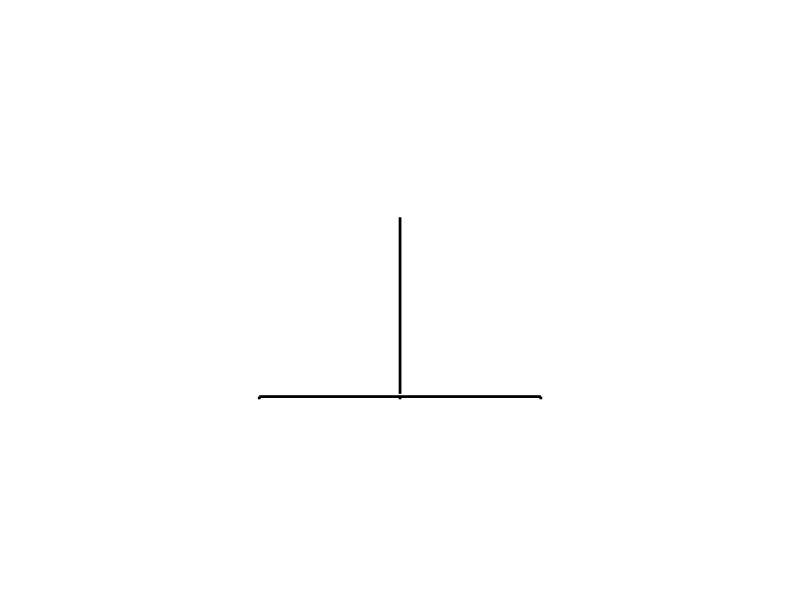

Here is the MATLAB script that generated this plot: (Note: this script raises an error after producing the figure.)
%% unilateral comparrison graph LC16 and LC10
rng('default');
rng(19);
ipsiVlr = 2;
saveFig = 1;
datarefs = [6 4 5 3 1 2];
figure
backC = [1 1 1];
set(gcf,'units','normalized')
set(gcf,'position',[1.1995    0.0783    0.5292    0.7958])
figPos = get(gcf,'position');
set(gcf,'color',backC,'position',figPos)
% hax = zeros(1,dataCt);
hax(1) = axes;
haxPos = get(hax(1),'position');
growShiftAx = [-0.5,-0.6,0,-0.02];%grow width, grow height, shift X, shift Y
haxPos = [haxPos(1)-haxPos(3)*growShiftAx(1)/2,haxPos(2)-haxPos(4)*growShiftAx(2)/2,...
    haxPos(3)*(1+growShiftAx(1)),haxPos(4)*(1+growShiftAx(2))]+[growShiftAx(3:4) 0 0];
hold on

% xtickpos = [-360 0 360];
xtickpos = [-270 0 270];

ydrop = -0.2;
ytickpos = [1 2 3 4 5 6]-0.5;
ytickpos(4:end) = ytickpos(4:end)+0.5;
fontC = [0 0 0];
set(gca,'xticklabel',[],'position',haxPos,'color','none','box','off','Xlim',[xtickpos(1)-0.5 xtickpos(end)+range(xtickpos)*0.1],...
    'ticklength',[0.02 0.01],'YLim',[-0.2 max(ytickpos)+1],'tickdir','out','xtick',xtickpos,...
    'yticklabel',[],'ytick',ytickpos,'ycolor','w','xcolor','w')

plot([0 0],[0 max(ytickpos)+0.5],'color',[0 0 0],'linewidth',2)
xplot = cat(1,xtickpos,xtickpos,NaN(1,numel(xtickpos)));
yplot = cat(1,zeros(1,numel(xtickpos))+ydrop/2,zeros(1,numel(xtickpos))+ydrop,zeros(1,numel(xtickpos)));
plot(xplot,yplot,'k','linewidth',2,'parent',hax(1))
plot([xtickpos(1) xtickpos(end)],[ydrop ydrop]/2,'k','linewidth',2,'parent',hax(1))
dataLabels = unilateralTable.Properties.RowNames;

specColrOps = {[255 255 255]
%     [152,78,163] %purple
    [255,127,0] %orange
    [200 200 200]};
%     [228,26,28] %red
% [55,126,184]}; %blue
%     [77,175,74] %green

hplot = zeros(numel(specColrOps),1);
% specColrOps = cellfun(@(x) x/255,specColrOps,'uniformoutput',false);
specColrOps = cellfun(@(x) double(uint8(x.^1))/255,specColrOps,'uniformoutput',false);
legendTable = table(specColrOps(1:end),hplot(:),'RowNames',fliplr({'Bilateral Labeling','Unilateral Labeling','No Labeling'}),...
    'VariableNames',{'specColrOps','hplot'});
colrRefs = [1 2 3 1 2 3];
for iterL = 1:numel(datarefs)
    fitdata = unilateralTable.data{datarefs(iterL)};
    if isempty(strfind(dataLabels{datarefs(iterL)},'Unilateral'))
        if ipsiVlr == 1
            yflip = repmat([1 -1],1,round(numel(fitdata)/2));
            fitdata = fitdata.*(yflip(1:numel(fitdata)))';
        end
    end
    ydata = fitdata;
    colr = specColrOps{colrRefs(iterL)};
    xpos = ytickpos(iterL);
    hbox = boxplot(hax(1),ydata,'positions',xpos,'boxstyle','outline',...
        'colors','k','notch','on','widths',0.6,'orientation','horizontal');
    set(hbox(7,:),'marker','.','markeredgecolor','k','markersize',12)
    xdata = get(hbox(5),'xdata');
    ydata = get(hbox(5),'ydata');
    hfill = fill(xdata,ydata,colr);
    delete(hbox)
    ydata = fitdata;
    hbox = boxplot(hax(1),ydata,'positions',xpos,'boxstyle','outline',...
        'colors','k','notch','on','widths',0.6,'orientation','horizontal');
    set(hbox(7,:),'marker','.','markeredgecolor','k','markersize',12)
    for iterH = 1:numel(hbox)
        xvals = get(hbox(iterH),'xdata');
        if max(xvals(:)) > max(xtickpos)
            xvals(xvals > max(xtickpos)) = max(xtickpos);
            set(hbox(iterH),'xdata',xvals)
        end
    end
    text(xtickpos(1)-(0.3)*range(xtickpos),ytickpos(iterL)-0.3,['data ct = ' num2str(numel(ydata))],'rotation',0,...
        'color',fontC,'horizontalalignment','right','fontsize',10);
    text(xtickpos(1)-(0.3)*range(xtickpos),ytickpos(iterL)-0,['fly ct = ',...
        num2str(unilateralTable.flyCt(datarefs(iterL)))],'rotation',0,...
        'color',fontC,'horizontalalignment','right','fontsize',10);
    text(xtickpos(1)-(0.3)*range(xtickpos),ytickpos(iterL)+0.3,(dataLabels{datarefs(iterL)}),'rotation',0,...
        'color',fontC,'horizontalalignment','right','fontsize',10,'interpreter','none');
    if iterL < 4
        legendTable.hplot(iterL) = hfill(1);
    end
end
legendTable = flipud(legendTable);
set(gca,'xticklabel',[],'position',haxPos,'color','none','box','off','Xlim',[xtickpos(1)-0.5 xtickpos(end)+range(xtickpos)*0.1],...
    'ticklength',[0.02 0.01],'YLim',[-0.2 max(ytickpos)+1],'tickdir','out','xtick',xtickpos,...
    'yticklabel',[],'ytick',ytickpos,'ycolor','w','xcolor','w')
obj = findobj(gcf,'Tag','Upper Adjacent Value');
set(obj,'visible','off')
obj = findobj(gcf,'Tag','Lower Adjacent Value');
set(obj,'visible','off')
obj = findobj(gcf,'Tag','Upper Whisker');
set(obj,'LineStyle','-','LineWidth',2)%,'color','k');
obj = findobj(gcf,'Tag','Lower Whisker');
set(obj,'LineStyle','-','LineWidth',2)%,'color','k');
obj = findobj(gcf,'Tag','Box');
set(obj,'LineWidth',2)
obj = findobj(gcf,'Tag','Median');
set(obj,'LineWidth',2)


hleg = legend(legendTable.hplot,legendTable.Properties.RowNames,'interpreter','none');
hlegpos = get(hleg,'pos');
hlegpos(1:2) = [0.28 0.65];
hlegpos(4) = hlegpos(4)*1.5;
set(hleg,'pos',hlegpos,'box','off','fontsize',14)

xPts = max(xtickpos)+range(xtickpos)*[0.04 0.08 0.14];
xdata = [xPts(1) xPts(2) xPts(2) xPts(1)];
ydata = repmat([ytickpos(1)-0.4 ytickpos(3)+0.4],2,1);
plot(xdata(:),ydata(:),'color','k','linewidth',2)
text(xPts(3),ytickpos(2),'LC10','rotation',-90,...
        'color',fontC,'horizontalalignment','center','fontsize',16,'interpreter','none');
xdata = [xPts(1) xPts(2) xPts(2) xPts(1)];
ydata = repmat([ytickpos(4)-0.4 ytickpos(6)+0.4],2,1);
plot(xdata(:),ydata(:),'color','k','linewidth',2)
text(xPts(3),ytickpos(5),'LC16','rotation',-90,...
        'color',fontC,'horizontalalignment','center','fontsize',16,'interpreter','none');

xtickval = strtrim(cellstr(num2str((xtickpos)')));
set(get(gca,'xlabel'),'units','normalized')
xlabelPos = get(get(gca,'xlabel'),'position');
xlabelPos(1:2) = [mean(xtickpos) -0.2];
for iterL = 1:numel(xtickval)
    if iterL == 1
        if ipsiVlr == 1
            xlabel = {[xtickval{iterL} char(176)];'Contralateral'};
        else
%             xlabel = {[xtickval{iterL} char(176)];'Left'};
            xlabel = {[xtickval{iterL} char(176)]};
%             textborder(xtickpos(iterL),xlabelPos(2),{'';'';'';'Away from unilateral';'activation'},...
%                 mean(cat(1,specColrOps{2},[1 1 1]*0.5)),[0 0 0]+0.8,'rotation',0,...
%                 'horizontalalignment','center','fontsize',16,...
%                 'verticalalignment','top');
            text(xtickpos(iterL)-mean(xtickpos(1:2))/2,xlabelPos(2),{'';'';'Away from unilateral';'activation'},...
                'color',mean(cat(1,specColrOps{2},[1 1 1]*0.5)),'rotation',0,...
                'horizontalalignment','center','fontsize',16,...
                'verticalalignment','top','fontweight','bold');
        end
    elseif iterL == numel(xtickval)
        if ipsiVlr == 1
            xlabel = {[xtickval{iterL} char(176)];'Ipsilateral'};
        else
%             xlabel = {[xtickval{iterL} char(176)];'Right'};
            xlabel = {[xtickval{iterL} char(176)]};
%             textborder(xtickpos(iterL),xlabelPos(2),{'';'';'';'Toward unilateral';'activation'},...
%                 specColrOps{2}.^1,[0 0 0]+0.8,'rotation',0,...
%                 'horizontalalignment','center','fontsize',16,...
%                 'verticalalignment','top');
            text(xtickpos(iterL)+mean(xtickpos(1:2))/2,xlabelPos(2),{'';'';'Toward unilateral';'activation'},...
                'color',mean(cat(1,specColrOps{2},[1 1 1]*0.5)),'rotation',0,...
                'horizontalalignment','center','fontsize',16,...
                'verticalalignment','top','fontweight','bold');
%             textborder(x, y, string, text_color, border_color, varargin)
        end
    else
        xlabel = [xtickval{iterL} char(176)];
    end
    text(xtickpos(iterL),xlabelPos(2),xlabel,'rotation',0,...
        'color',fontC,'horizontalalignment','center','fontsize',16,...
        'verticalalignment','top');
end
if ipsiVlr == 2
%     plot([-200 -110],[4.6 5],'color','k','linewidth',1)
%     text(-200,4.6,'Away from activation','rotation',0,...
%         'color',fontC,'horizontalalignment','center','fontsize',14,...
%         'verticalalignment','top');
%     plot([150 230],[1.5 1],'color','k','linewidth',1)
%     text(230,1,'Toward activation','rotation',0,...
%         'color',fontC,'horizontalalignment','center','fontsize',14,...
%         'verticalalignment','top');
end
text(median(xtickpos),xlabelPos(2)-0.75,{'Angular velocity (deg/sec)'},'rotation',0,...
    'color',fontC,'horizontalalignment','center','fontsize',14);
if ipsiVlr == 1
    pdfName = 'LC16vLC10_unilateral_turning_ipsilateralVScontralateral.pdf';
else
    pdfName = 'LC16vLC10_unilateral_turning_leftVSright.pdf';
end
text(xtickpos(1),numel(datarefs)+4,pdfName(1:end-4),...
    'horizontalalignment','left','interpreter','none',...
    'rotation',0,'color',fontC,'fontsize',20);
if saveFig
    addpath('C:\Users\williamsonw\Documents\MATLAB\ojwoodford-export_fig-165dc92')
    writePath = fullfile('Y:\Ming_RubinLab',pdfName);
    export_fig(writePath,'-nocrop')
    writePath = fullfile('Y:\Ming_RubinLab',[pdfName(1:end-4) '.eps']);
    export_fig(writePath,'-nocrop')
end

%%

% clearvars
axesObj = findobj(gcf,'Type','Axes');
for iterA = 1:numel(axesObj)
    plotObj = findobj(axesObj(iterA),'Type','Line');
    set(plotObj(1),'LineWidth',8)
    set(plotObj(2),'LineWidth',8)
    set(plotObj(3),'MarkerSize',20,'marker','.','markeredgecolor','auto','markerfacecolor','none','color',[113 171 77]/255)
    set(plotObj(4),'MarkerSize',35,'marker','.','markeredgecolor','auto','markerfacecolor','none','color','k')
    set(plotObj(5),'LineWidth',3,'color',[.3 .3 .3])
    set(plotObj(6),'LineWidth',3,'color',[.3 .3 .3])
%     get(plotObj(5))
end
textObj = findobj(gcf,'Type','Text');
for iterT = 1:numel(textObj)
    set(textObj(iterT),'fontsize',20,'color',[.3 .3 .3],'fontweight','bold')
end
%%
axesObj = findobj(gcf,'Type','Axes');
for iterA = 1:numel(axesObj)
    if iterA == 1 || iterA == 3
        plotC = cA{1};
    else
        plotC = cA{2};
        set(axesObj(iterA),'position',get(axesObj(iterA-1),'position'))
    end
    plotObj = findobj(axesObj(iterA),'Type','Line');
    set(plotObj(1),'LineWidth',8,'color',plotC)
    set(plotObj(2),'LineWidth',3,'linestyle','--','color',plotC)
    set(plotObj(3),'LineWidth',3,'color',[.3 .3 .3])
    set(plotObj(4),'LineWidth',3,'color',[.3 .3 .3])
%     get(plotObj(3))
end
textObj = findobj(gcf,'Type','Text');
for iterT = 1:numel(textObj)
    set(textObj(iterT),'fontsize',20,'color',[.3 .3 .3],'fontweight','bold')
end

%% jitter plots for pez forward, back, turn
graphTable = makeGraphingTable;
%%

clearvars -except graphTable

% graphName = 'relMotion_walking_Vel_FullDur';
graphName = 'relMotion_turning_Vel_FullDur';
makeGraphOptionsStruct([],graphName)
optionsPath = 'Y:\Data_pez3000_analyzed\WRW_graphing_variables\graphOptions.mat';
%%%%%
makeGraphOptionsStruct([],graphName)
[plotTable,excelTable] = addPlotData(graphTable);
%%%%%
graphOptionsLoading = load(optionsPath);
graphOptions = graphOptionsLoading.graphOptions;
excelPath = graphOptions.excelPath;
sheetName2plot = graphOptions.sheetName;

saveFig = 1;
write2excel = 1;
ctrls = {'empty-ctrl'
    'SS02638-split-ctrl-A'
    'SS02638-split-ctrl-B'
    '20B-split-ctrl-A'
    '20B-split-ctrl-B'
    '46B-split-ctrl-A'
    '46B-split-ctrl-B'
    '77B-split-ctrl-A'
    '77B-split-ctrl-B'};
ctrlData = cell2mat(plotTable.returnData(ctrls));
ctrlData(isnan(ctrlData)) = [];
figure
hmKeep = logical(excelTable.keep_heatmap);
excelNames = excelTable.Properties.RowNames;
dataCellB = plotTable.returnData(excelNames(hmKeep));
dataorder = excelTable.order_heatmap(hmKeep);
labelB = excelTable.cellType(hmKeep);
% [~,dataorder] = sort(sortdata);
if ~isempty(strfind(graphName,'turn'))
    ctrlData = ctrlData/1000;
    ctrlData(ctrlData > 1.5) = [];
    ystep = 0.5;
    ylines = ystep*(0:3);
    yoff = -ystep*0.25;
else
    ctrlData = ctrlData*1000;
    ystep = 15;
    ylines = [-ystep 0 ystep];
    yoff = -ystep*1.25;
end
posThresh = prctile(ctrlData,97.5);
negThresh = prctile(ctrlData,2.5);
for iterY = 1:numel(ylines)
    plot([0 numel(dataorder)]+0.5,[ylines(iterY) ylines(iterY)],'linewidth',1,'color',[1 1 1]*0.7)
    text(0,ylines(iterY),num2str(ylines(iterY)),'fontsize',14,'horizontalalignment','right')
    hold on
end
plot([0 numel(dataorder)]+0.5,[0 0],'linewidth',1.5,'color',[1 1 1]*0)
for iterD = 1:numel(dataorder)
    dataref = dataorder(iterD);
    ydata = dataCellB{iterD};
    if ~isempty(strfind(graphName,'turn'))
        ydata = ydata/1000;
    else
        ydata = ydata*1000;
    end
    xdata = (rand(numel(ydata),1)-0.5)*0.5+dataref;
    ydata(ydata > max(ylines)) = NaN;
    ydata(ydata < min(ylines)) = NaN;
    ydata = ydata(:);
    xdata = xdata(:);
    plot([dataref dataref],[yoff*0.95 max(ylines)],'linewidth',1,'color',[1 1 1]*0.7)
    if numel(ydata) > 15 && ~strcmp(labelB{iterD},'LPLC2')
        excelPos = strcmp(excelTable.cellType(hmKeep),labelB{iterD});
        if ~isempty(strfind(graphName,'turning'))
            ydata = abs(ydata);
            midDataX = xdata(ydata < posThresh);
            midDataY = ydata(ydata < posThresh);
            freqTurn = sum(ydata > posThresh)/numel(ydata);
            excelTable.FlyPez_turning_prct(excelPos) = freqTurn;
        else
            midDataX = xdata(ydata < posThresh & ydata > negThresh);
            midDataY = ydata(ydata < posThresh & ydata > negThresh);
            freqBack = sum(ydata > posThresh)/numel(ydata);
            freqFwrd = sum(ydata < negThresh)/numel(ydata);
            excelTable.FlyPez_progressing_prct(excelPos) = freqFwrd;
            excelTable.FlyPez_regressing_prct(excelPos) = freqBack;
        end
        plot(xdata(:),ydata(:),'.','color','k')
        plot(midDataX(:),midDataY(:),'.','color',[0 0 0]+0.5)
    else
%         disp(labelB{iterD})
    end
    
%     labelA{dataref} = regexprep(labelA{dataref},'_male','');
%     labelA{dataref} = regexprep(labelA{dataref},'_attP18','');
%     labelA{dataref} = regexprep(labelA{dataref},'_attP40','');
%     labelA{dataref} = regexprep(labelA{dataref},'_attP2','');
%     text(dataref,xoff,labelA{dataref},'rotation',45,'horizontalalignment','left','interpreter','none')
    if ~isempty(strfind(graphName,'turn'))
        labely = yoff*1.5;
    else
        labely = yoff;
    end
    text(dataref,labely,labelB{iterD},'rotation',45,'horizontalalignment','right','interpreter','none','fontsize',14)
end
ylim = get(gca,'ylim');
ylim(1) = yoff*1.5;
if ~isempty(strfind(graphName,'turn'))
    text(0,ylim(2)+diff(ylim)*0.2,'FlyPez','fontsize',18)
    text(-1,median(ylines),'Turning  (deg/ms)','rotation',90,'fontsize',14,'horizontalalignment','center')
    plot([0 numel(dataorder)]+0.5,repmat(posThresh,1,2),'color',[0.8 0 0],'linewidth',1,'linestyle','--')
else
    text(0,ylim(2)+diff(ylim)*0.2,'FlyPez','fontsize',18)
    text(-1,median(ylines),'Walking  (mm/ms)','rotation',90,'fontsize',14,'horizontalalignment','center')
    plot([0 numel(dataorder)]+0.5,repmat(posThresh,1,2),'color',[0.8 0 0],'linewidth',1,'linestyle','--')
    plot([0 numel(dataorder)]+0.5,repmat(negThresh,1,2),'color',[0.8 0 0],'linewidth',1,'linestyle','--')
end

haxPos = get(gca,'position');
if ~isempty(strfind(graphName,'turn'))
    growShiftAx = [-0,-0.4,0,-0.1];%grow width, grow height, shift X, shift Y
else
    growShiftAx = [-0,-0.1,0,-0.1];%grow width, grow height, shift X, shift Y
end
haxPos = [haxPos(1)-haxPos(3)*growShiftAx(1)/2,haxPos(2)-haxPos(4)*growShiftAx(2)/2,...
    haxPos(3)*(1+growShiftAx(1)),haxPos(4)*(1+growShiftAx(2))]+[growShiftAx(3:4) 0 0];
set(gca,'ylim',ylim,'box','off','xcolor','w','ycolor','w','pos',haxPos)
set(gcf,'color','w')
set(gcf,'position',[101 278 1750 440])
if saveFig
    if ~isempty(strfind(graphName,'turn'))
        pdfName = 'Turning_pez_assay_jitterPlot.pdf';
    else
        pdfName = 'Longitudinal_motion_pez_assay_jitterPlot.pdf';
    end
    writePath = fullfile('Y:\Ming_RubinLab',pdfName);
    export_fig(writePath,'-nocrop')
    writePath = fullfile('Y:\Ming_RubinLab',[pdfName(1:end-4) '.eps']);
    export_fig(writePath,'-nocrop')
end

if write2excel == 1
    try
        writetable(excelTable,excelPath,'Sheet',sheetName2plot,'WriteRowNames',true)
    catch
        disp('could not write to excel file')
    end
end

%% box plots for jumping AND backing figures
graphTable = makeGraphingTable;
%%
rng('default');
rng(19);

clearvars -except graphTable

optionsPath = 'Z:\Data_pez3000_analyzed\WRW_graphing_variables\graphOptions.mat';
graphOptionsLoading = load(optionsPath);
graphOptions = graphOptionsLoading.graphOptions;
excelPath = graphOptions.excelPath;
[~,excelName] = fileparts(excelPath);
if strcmp(excelName,'backing_on_pez')
    graphName = 'relMotion_walking_Dist_FullDur';
else
    graphName = 'wing2fot_histogram';
end
makeGraphOptionsStruct([],graphName)
%%%%%
[plotTable,excelTable] = addPlotData(graphTable);
%%%%%
close all
saveFig = 2;
if ~isempty(strfind(graphName,'relMotion_walking'))
    growShiftAx = [-0.5,-0.45,0,0.1];%grow width, grow height, shift X, shift Y
    colors = cat(2,{[0 0 0],[1 0 0],[0 0 0]},repmat({[0 0 1]},1,5));
    ymax = 2.5;
    ymin = -2.5;
    pdfName = 'backing_on_pez';
else
    growShiftAx = [-0.5,-0.45,0,0.1];%grow width, grow height, shift X, shift Y
    colors = {[0 0 0],[0 0 0],[0 0 0]};
    colors = cat(2,colors,colors,colors);
    ymax = 7;
    ymin = -0.1;
    pdfName = 'takeoff_sequence_duration';
end
[~,dataOrder] = sort(plotTable.order);
yrange = ymax-ymin;
plotTable = plotTable(dataOrder,:);
% colors = colors(dataOrder);
dataCell = plotTable.returnData;
dataCt = numel(dataCell);
botlabel = plotTable.plotID;

figure
set(gcf,'pos',[2062 264 866 633],'color','w')
hax = axes;
haxPosA = get(hax(1),'position');
haxPosA = [haxPosA(1)-haxPosA(3)*growShiftAx(1)/2,haxPosA(2)-haxPosA(4)*growShiftAx(2)/2,...
    haxPosA(3)*(1+growShiftAx(1)),haxPosA(4)*(1+growShiftAx(2))]+[growShiftAx(3:4) 0 0];
set(hax(1),'position',haxPosA,'ylim',[ymin ymax+yrange*0.1],'xlim',[0 dataCt],'xtick',[],...
    'nextplot','add','box','off','fontsize',14,'xcolor','none','ycolor','none')
if ~isempty(strfind(graphName,'relMotion_walking'))
    plot([0 dataCt],[0 0],'k','linewidth',2,'parent',hax(1),'color',[1 1 1]*0.5)
end
xticks = (1:dataCt)-0.3;
kruskData = cell(dataCt,1);
kruskRefs = cell(dataCt,1);
boxVals = [];
colr = [0 0 0];
for iterD = 1:dataCt
    plotY = dataCell{iterD};
    maxCt = 130;
    if numel(plotY) > maxCt
        permVec = randperm(numel(plotY));
        plotY = plotY(permVec(1:maxCt));
    end
    boxVals = cat(1,boxVals,[plotY(:) zeros(numel(plotY),1)+iterD]);
    text(xticks(iterD),ymin-yrange*0.15,['n = ' num2str(numel(plotY))],'rotation',30,...
        'horizontalalignment','right','fontsize',14,'parent',hax(1),'interpreter','none')
    text(xticks(iterD),ymin-yrange*0.3,strtrim(botlabel{iterD}),'rotation',30,...
        'horizontalalignment','right','fontsize',14,'parent',hax(1),'interpreter','none')
    kruskData{iterD} = dataCell{iterD}(:);
    kruskRefs{iterD} = zeros(numel(dataCell{iterD}),1)+iterD;
end
hbox = boxplot(hax(1),boxVals(:,1),boxVals(:,2),'positions',xticks,'boxstyle','outline',...
    'colors',colr,'notch','on','widths',0.5);
set(hbox(end,:),'marker','.','markeredgecolor',colr,'markersize',12)
set(hax(1),'position',haxPosA,'ylim',[ymin ymax+yrange*0.1],'xlim',[0 dataCt],'xtick',[],...
    'nextplot','add','box','off','fontsize',14,'xcolor','none','ycolor','none','color','none')
kruskRefs = cat(1,kruskRefs{:});
kruskDataB = cat(1,kruskData{:});
kruskGroup = (kruskRefs == 1 | kruskRefs == 2);
[pVal,tabl,stats] = kruskalwallis(kruskDataB(kruskGroup),kruskRefs(kruskGroup),'off');
% line([xticks(1) xticks(2)]+[0.1 -0.1],[ymax ymax]+yrange*0.1,'color','k','linewidth',2)
% text(mean([xticks(1) xticks(2)]),ymax+yrange*0.175,['p = ' num2str(pVal,2)],'rotation',0,...
%     'horizontalalignment','center','fontsize',14,'parent',hax(1),'interpreter','none')

kruskGroup = (kruskRefs == 2 | kruskRefs == 3);
[pVal,tabl,stats] = kruskalwallis(kruskDataB(kruskGroup),kruskRefs(kruskGroup),'off');
% line([xticks(2) xticks(3)]+[0.1 -0.1],[ymax ymax]+yrange*0.1,'color','k','linewidth',2)
% text(mean([xticks(2) xticks(3)]),ymax+yrange*0.175,['p = ' num2str(pVal,2)],'rotation',0,...
%     'horizontalalignment','center','fontsize',14,'parent',hax(1),'interpreter','none')
% text(mean([xticks(1) xticks(3)]),ymax+yrange*0.3,'Kruskal-Wallis nonparametric ANOVA test','rotation',0,...
%     'horizontalalignment','center','fontsize',14,'parent',hax(1),'interpreter','none')

linewidth = 2.5;
obj = findobj(gcf,'Tag','Upper Adjacent Value');
set(obj,'visible','off')
obj = findobj(gcf,'Tag','Lower Adjacent Value');
set(obj,'visible','off')
obj = findobj(gcf,'Tag','Upper Whisker');
set(obj,'LineStyle','-','LineWidth',linewidth)%,'color','k');
obj = findobj(gcf,'Tag','Lower Whisker');
set(obj,'LineStyle','-','LineWidth',linewidth)%,'color','k');
obj = findobj(gcf,'Tag','Box');
set(obj,'LineWidth',linewidth)
obj = findobj(gcf,'Tag','Median');
set(obj,'LineWidth',linewidth)

if ~isempty(strfind(graphName,'relMotion_walking'))
    text(-1.4,yrange/2+ymin,'Distance (mm)','rotation',90,...
        'horizontalalignment','center','fontsize',14,'parent',hax(1))
    text(-0.9,yrange*0.75+ymin,'Forward','rotation',90,...
        'horizontalalignment','center','fontsize',14,'parent',hax(1))
    text(-0.9,yrange*0.25+ymin,'Backward','rotation',90,...
        'horizontalalignment','center','fontsize',14,'parent',hax(1))
%     annotation('arrow',[0.24 0.24],[0.73 0.83]-0.075)
%     annotation('arrow',[0.24 0.24],[0.61 0.51]-0.075)
    ytickval = [ymin 0 ymax];
    yticks = ytickval;
else
    text(-0.9,yrange/2.5,{'Takeoff sequence','duration (ms)'},'rotation',90,...
        'horizontalalignment','center','fontsize',14,'parent',hax(1))
    ytickval = unique(round(logspace(log10(1),log10(300),5)/5)*5);
    ytickval = [1 2 ytickval(2:end)];
    yticks = log(ytickval);
end
for iterT = 1:numel(yticks)
    text(-0.25,yticks(iterT),num2str(ytickval(iterT)),'rotation',0,...
        'horizontalalignment','right','fontsize',14,'parent',hax(1),'interpreter','none')
end

yplot = cat(1,yticks,yticks,NaN(1,numel(yticks)));
xplot = cat(1,zeros(1,numel(yticks))-0.10,zeros(1,numel(yticks))+0.1,zeros(1,numel(yticks)));
plot(xplot,yplot,'k','linewidth',2,'parent',hax(1))
plot([0.1 0.1],[yticks(1) yticks(end)],'k','linewidth',2,'parent',hax(1))

% plot([0 8],[0.5 0.5],'k','linewidth',1,'parent',hax(1))

% hleg = legend(hplot,labelB);
% hlegpos = get(hleg,'pos');
% hlegpos(1:2) = [0.85 0.9];
% set(hleg,'pos',hlegpos)

if saveFig
    %%
    pdfName = [pdfName '_revisions']
%     writePath = fullfile('Z:\Ming_RubinLab',[pdfName '.pdf']);
%     export_fig(writePath,'-nocrop')
    writePath = fullfile('Z:\Ming_RubinLab',[pdfName '.eps']);
    export_fig(writePath,'-nocrop')
end

%% wing raising

excelDir = 'Y:\Ming_RubinLab';
excelName = 'Table1_v5_WRW_MW_v2.xlsx';
excelPath = fullfile(excelDir,excelName);
dataTable = readtable(excelPath,'Sheet','wing_extension_scoring');
%%
saveFig = 1;
% close all
hfig = figure;
set(gcf,'pos',[2062 264 766 633],'color','w')
hax = zeros(4,1);
growShiftAxCell = {[-0.4,-0.35,0.0,0.2] %grow width, grow height, shift X, shift Y
    [-0.4,-0.35,0.0,-0.1]
    [-0.45,-0.7,0.1,0.2] %grow width, grow height, shift X, shift Y
    [-0.45,-0.7,0.1,-0.1]};
legAx = zeros(3,1);
for i = 1:2
% for i = 3:4
    hax(i) = axes;
    growShiftAx = growShiftAxCell{i};
    haxPosA = get(hax(i),'position');
    haxPosA = [haxPosA(1)-haxPosA(3)*growShiftAx(1)/2,haxPosA(2)-haxPosA(4)*growShiftAx(2)/2,...
        haxPosA(3)*(1+growShiftAx(1)),haxPosA(4)*(1+growShiftAx(2))]+[growShiftAx(3:4) 0 0];
    axisRef = dataTable.axisRef == i;
    dataCt = sum(axisRef);
    ymin = -10;
    ymax = 100;
    set(hax(i),'position',haxPosA,'ylim',[-100 150],'xlim',[0 dataCt],'xtick',[],...
        'nextplot','add','box','off','fontsize',14,'xcolor','none','ycolor','none','color','none')
    plot([0 dataCt],[ymin ymin]+1,'linewidth',2,'color','k')
    plot([0 0],[ymin+1 ymax],'linewidth',2,'color','k')
    xplot = repmat([0 dataCt NaN]',3,1);
    yplot = repmat([0 50 100],3,1);
    plot(xplot(:),yplot(:),'linewidth',1,'color',[1 1 1]*0.5)
    plotData = dataTable.x_wingext(axisRef);
    plotCt = dataTable.trial(axisRef);
    for j = 1:3
        text(-0.25,(j-1)*50,num2str((j-1)*50),'fontsize',16,'color','k','parent',hax(i),'horizontalalignment','right')
    end
    ydata = dataTable.x_wingext(axisRef)*100;
    xdata = (1:dataCt)-0.5;
%     ydata = [ydata';ydata';NaN(1,size(ydata,1))];
%     plot([xdata-0.2;xdata+0.2;xdata],ydata,'color','k','linewidth',2);
    plot(xdata,ydata,'.','markersize',38,'color','k')
    trialCt = dataTable.trial(axisRef);
    behaviorCt = dataTable.x_wingext(axisRef).*dataTable.trial(axisRef);
    alpha = 0.05;
    [~,pci] = binofit(behaviorCt,trialCt,alpha);
    errorY = pci;
    errorY = [errorY';NaN(1,size(errorY,1))]*100;
    plot(repmat(xdata,3,1),errorY,'color','k','linewidth',2);
    gender = dataTable.gender(axisRef);
    for iterL = 1:numel(ydata)
        if strcmp(gender{iterL},'mixed')
            hplot = plot(xdata(iterL),ydata(iterL),'.','markersize',28,'parent',hax(i),'color',[1 1 1]*0.6);
            legAx(3) = hplot;
        elseif strcmp(gender{iterL},'female')
            hplot = plot(xdata(iterL),ydata(iterL),'.','markersize',28,'parent',hax(i),'color',[1 0.4 0.4]*0.8);
            legAx(2) = hplot;
        else
            hplot = plot(xdata(iterL),ydata(iterL),'.','markersize',28,'parent',hax(i),'color',[0.4 0.4 1]*0.8);
            legAx(1) = hplot;
        end
    end
    plotLabel = [dataTable.unilateral_bilateral{i} ' %'];
    text(-1.5,50,{plotLabel;'(Arena)'},'parent',hax(i),'color','k',...
        'fontsize',16,'rotation',90,'interpreter','none','horizontalalignment','center');
    plot([1 1],[-75 100],'--','color',[0 0 0]+0.5,'linewidth',1,'parent',hax(i))
    plot([3 3],[-75 100],'--','color',[0 0 0]+0.5,'linewidth',1,'parent',hax(i))
    plot([5 5],[-75 100],'--','color',[0 0 0]+0.5,'linewidth',1,'parent',hax(i))
end
plot([xdata(end)-0.6 xdata(end)+1],[50 50],'linewidth',4,'color','w','parent',hax(i-1))
hleg = legend(legAx,{'Male','Female','Mixed'});
hlegpos = get(hleg,'pos');
hlegpos(1:2) = [0.66 0.72];
set(hleg,'pos',hlegpos,'box','off','color','w')
cellTypes = dataTable.driver_cellType(axisRef);
gender = dataTable.gender(axisRef);
for k = 1:dataCt
    if k == 1
        labx = k-0.5;
    elseif k == 2 || k == 4 || k == 6
        labx = k;
    else
        continue
    end
%     text(labx,-30,cat(2,cellTypes{k},' ',gender{k}),'parent',hax(i),'color','k',...
%         'fontsize',16,'rotation',45,'interpreter','none','horizontalalignment','right');
    text(labx,-100,cellTypes{k},'parent',hax(i),'color','k',...
        'fontsize',16,'rotation',45,'interpreter','none','horizontalalignment','right');
end

if hax(1) == 0
    pdfName = 'wing_extension_AvsD';
    htitle = text(dataCt/2,103,'Wing extension','interpreter','none','parent',hax(3),...
        'horizontalalignment','center','fontsize',18);
else
    pdfName = 'wing_extension';
    htitle = text(dataCt/2,110,'Wing extension','interpreter','none','parent',hax(1),...
        'horizontalalignment','center','fontsize',18);
end
tpos = get(htitle,'pos');
tpos(2) = tpos(2)*1.2;
set(htitle,'pos',tpos)
if saveFig
    %%
    addpath('C:\Users\williamsonw\Documents\MATLAB\ojwoodford-export_fig-165dc92')
    writePath = fullfile('Y:\Ming_RubinLab',[pdfName '.pdf']);
    export_fig(writePath,'-nocrop')
    writePath = fullfile('Y:\Ming_RubinLab',[pdfName '.eps']);
    export_fig(writePath,'-nocrop')
end
